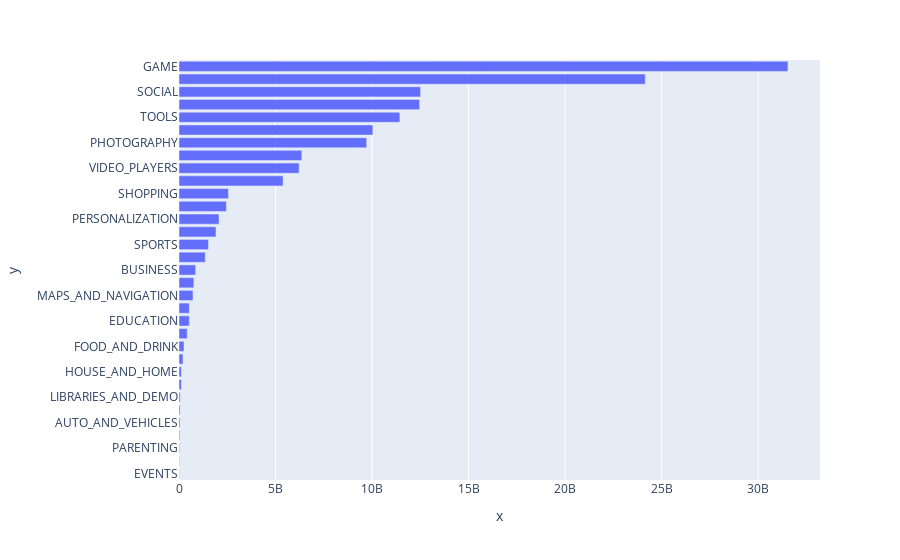

Notebook code for this chart:
### Markdown cell above
### Horizontal Bar Chart - Most Popular Categories (Highest Downloads)

### Code cell
h_bar = px.bar(x = category_installs.Installs,
               y = category_installs.index,
               orientation='h')
 
h_bar.show()

### Figure 1 — Plotly figure (JSON) as saved in the notebook; plotly's stock layout.template omitted (floating-point values rounded to 4 significant figures)
{"data": [{"alignmentgroup": "True", "hovertemplate": "x=%{x}<br>y=%{y}<extra></extra>", "legendgroup": "", "marker": {"color": "#636efa", "pattern": {"shape": ""}}, "name": "", "offsetgroup": "", "orientation": "h", "showlegend": false, "textposition": "auto", "type": "bar", "x": [15949410, 26916200, 31116110, 42162676, 53129800, 56036100, 62083000, 124233100, 125082000, 206522410, 257777750, 426096500, 533852000, 534611120, 724267560, 770249400, 863518120, 1361006220, 1528531465, 1916291655, 2074352930, 2455660000, 2563331540, 5393110650, 6221897200, 6361859300, 9721243130, 10041105490, 11440724500, 12463070180, 12513841475, 24152241530, 31543862717], "xaxis": "x", "y": ["EVENTS", "BEAUTY", "PARENTING", "MEDICAL", "AUTO_AND_VEHICLES", "COMICS", "LIBRARIES_AND_DEMO", "ART_AND_DESIGN", "HOUSE_AND_HOME", "DATING", "FOOD_AND_DRINK", "WEATHER", "EDUCATION", "LIFESTYLE", "MAPS_AND_NAVIGATION", "FINANCE", "BUSINESS", "HEALTH_AND_FITNESS", "SPORTS", "BOOKS_AND_REFERENCE", "PERSONALIZATION", "ENTERTAINMENT", "SHOPPING", "NEWS_AND_MAGAZINES", "VIDEO_PLAYERS", "TRAVEL_AND_LOCAL", "PHOTOGRAPHY", "FAMILY", "TOOLS", "PRODUCTIVITY", "SOCIAL", "COMMUNICATION", "GAME"], "yaxis": "y"}], "layout": {"barmode": "relative", "legend": {"tracegroupgap": 0}, "margin": {"t": 60}, "xaxis": {"anchor": "y", "domain": [0, 1], "title": {"text": "x"}}, "yaxis": {"anchor": "x", "domain": [0, 1], "title": {"text": "y"}}}}
